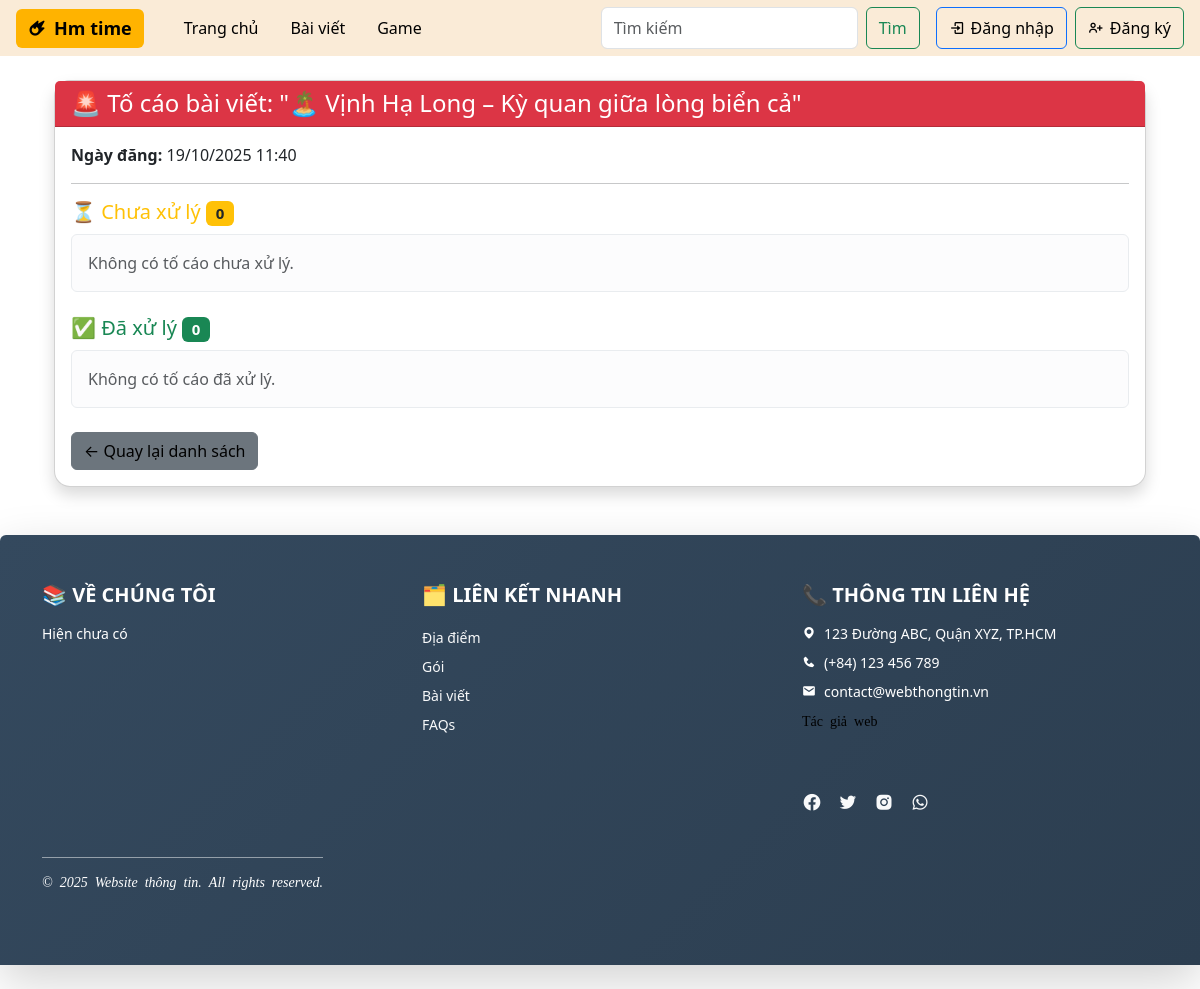
The page /chi-tiet-to-cao/1/ on the database its author committed.
### bai_viet/models.py (models this page shows, shortened)
class BaiViet(models.Model):
    tieu_de = models.CharField(max_length=200)
    slug = models.SlugField(unique=True, blank=True)
    noi_dung = models.TextField()
    ngay_dang = models.DateTimeField(auto_now_add=True)
    tac_gia = models.ForeignKey(
        User, on_delete=models.CASCADE, related_name="bai_viets"
    )
    danh_muc = models.CharField(max_length=100, blank=True)
    noi_bat = models.BooleanField(default=False)
    hinh_anh = models.ImageField(upload_to="bai_viet_images/", blank=True, null=True)
    nhom = models.ForeignKey(
        "NhomChat",
        on_delete=models.CASCADE,
        related_name="bai_viets",
        null=True,
        blank=True
    )
    luot_xem = models.PositiveIntegerField(default=0)
    class Meta:
        permissions = [
            ("can_approve_post", "Có thể phê duyệt bài viết"),
        ]

### bai_viet/views.py (the view)
# urls.py: path('chi-tiet-to-cao/<int:pk>/', views.chi_tiet_to_cao, name='chi_tiet_to_cao'),
def chi_tiet_to_cao(request, pk):
    bai_viet = get_object_or_404(BaiViet, pk=pk)
    chua_xu_ly = bai_viet.to_cao.filter(da_xu_ly=False).order_by('-ngay_to_cao')
    da_xu_ly = bai_viet.to_cao.filter(da_xu_ly=True).order_by('-ngay_to_cao')
    is_admin = request.user.is_authenticated and request.user.groups.filter(name='Admin').exists()
    return render(request, 'bai_viet/chi_tiet_to_cao.html', {
        'bai_viet': bai_viet,
        'chua_xu_ly': chua_xu_ly,
        'da_xu_ly': da_xu_ly,
        'is_admin': is_admin
    })

### templates/bai_viet/chi_tiet_to_cao.html (shortened to what this page needs)
{% extends 'base.html' %}
{% block content %}
<div class="container mt-4">
    <div class="card shadow rounded-4">
        <div class="card-header bg-danger text-white">
            <h4 class="mb-0">🚨 Tố cáo bài viết: "{{ bai_viet.tieu_de }}"</h4>
        </div>
        <div class="card-body">
            <p><strong>Ngày đăng:</strong> {{ bai_viet.ngay_dang|date:"d/m/Y H:i" }}</p>
            <hr>
            <div class="mb-4">
                <h5 class="text-warning">
                    ⏳ Chưa xử lý
                    <span class="badge bg-warning text-dark">{{ chua_xu_ly|length }}</span>
                </h5>
                {% if chua_xu_ly %}
                    <ul class="list-group">
                        {% for tc in chua_xu_ly %}
                        <li class="list-group-item">
                            <div class="d-flex justify-content-between">
                                <div>
                                    <strong>{{ tc.nguoi_to_cao.username }}</strong>
                                    <small class="text-muted">({{ tc.ngay_to_cao|date:"d/m/Y H:i" }})</small><br>
                                    <em>Lý do:</em> {{ tc.ly_do }}
                                </div>
                                <div class="text-end">
                                    <a href="{% url 'bai_viet:danh_dau_xu_ly_tocao' tc.id %}"
                                       class="btn btn-success btn-sm">
                                        ✅ Đánh dấu đã xử lý
                                    </a>
                                </div>
                            </div>
                        </li>
                        {% endfor %}
                    </ul>
                {% else %}
                    <div class="alert alert-light text-muted">Không có tố cáo chưa xử lý.</div>
                {% endif %}
            </div>
            <div>
                <h5 class="text-success">
                    ✅ Đã xử lý
                    <span class="badge bg-success">{{ da_xu_ly|length }}</span>
                </h5>
                {% if da_xu_ly %}
                    <ul class="list-group">
                        {% for tc in da_xu_ly %}
                        <li class="list-group-item">
                            <div class="d-flex justify-content-between">
                                <div>
                                    <strong>{{ tc.nguoi_to_cao.username }}</strong>
                                    <small class="text-muted">({{ tc.ngay_to_cao|date:"d/m/Y H:i" }})</small><br>
                                    <em>Lý do:</em> {{ tc.ly_do }}
                                </div>
                                <div class="text-end">
                                    <a href="{% url 'bai_viet:danh_dau_xu_ly_tocao' tc.id %}"
                                       class="btn btn-warning btn-sm">
                                        ↩️ Đánh dấu chưa xử lý
                                    </a>
                                </div>
                            </div>
                        </li>
                        {% endfor %}
                    </ul>
                {% else %}
                    <div class="alert alert-light text-muted">Không có tố cáo đã xử lý.</div>
                {% endif %}
            </div>
            <div class="mt-4">
                <a href="{% url 'bai_viet:danh_sach_to_cao' %}" class="btn btn-secondary">
                    ← Quay lại danh sách
                </a>
            </div>
        </div>
    </div>
</div>
{% endblock %}

### templates/navbar.html (style rules this page uses)
.btn { border-radius: 6px; }
a { text-decoration: none !important; color: black !important; }

### rows shown on the page
BaiViet: tieu_de "🏝️ Vịnh Hạ Long – Kỳ quan giữa lòng biển cả", ngay_dang "19/10/2025 11:40"

### other values the page prints
{{ chua_xu_ly|length }} "0"
{{ da_xu_ly|length }} "0"
